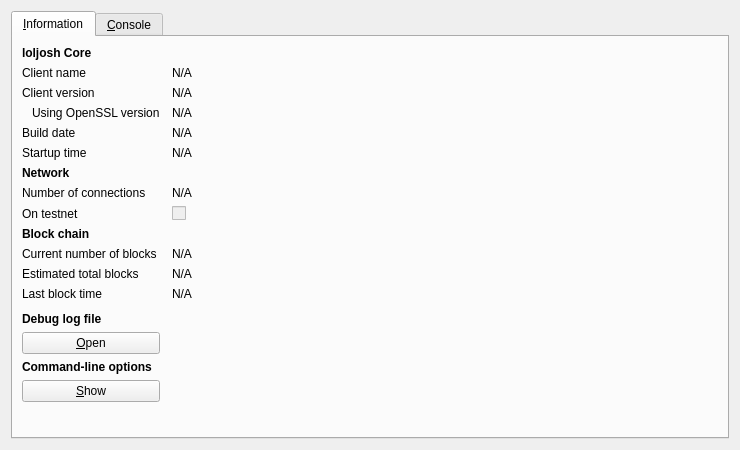
<?xml version="1.0" encoding="UTF-8"?>
<ui version="4.0">
 <class>RPCConsole</class>
 <widget class="QDialog" name="RPCConsole">
  <property name="geometry">
   <rect>
    <x>0</x>
    <y>0</y>
    <width>740</width>
    <height>450</height>
   </rect>
  </property>
  <property name="windowTitle">
   <string>loljosh - Debug window</string>
  </property>
  <layout class="QVBoxLayout" name="verticalLayout_2">
   <item>
    <widget class="QTabWidget" name="tabWidget">
     <property name="currentIndex">
      <number>0</number>
     </property>
     <widget class="QWidget" name="tab_info">
      <attribute name="title">
       <string>&amp;Information</string>
      </attribute>
      <layout class="QGridLayout" name="gridLayout" columnstretch="0,1">
       <property name="horizontalSpacing">
        <number>12</number>
       </property>
       <item row="0" column="0">
        <widget class="QLabel" name="label_9">
         <property name="font">
          <font>
           <weight>75</weight>
           <bold>true</bold>
          </font>
         </property>
         <property name="text">
          <string>loljosh Core</string>
         </property>
        </widget>
       </item>
       <item row="1" column="0">
        <widget class="QLabel" name="label_5">
         <property name="text">
          <string>Client name</string>
         </property>
        </widget>
       </item>
       <item row="1" column="1">
        <widget class="QLabel" name="clientName">
         <property name="cursor">
          <cursorShape>IBeamCursor</cursorShape>
         </property>
         <property name="text">
          <string>N/A</string>
         </property>
         <property name="textFormat">
          <enum>Qt::PlainText</enum>
         </property>
         <property name="textInteractionFlags">
          <set>Qt::LinksAccessibleByMouse|Qt::TextSelectableByKeyboard|Qt::TextSelectableByMouse</set>
         </property>
        </widget>
       </item>
       <item row="2" column="0">
        <widget class="QLabel" name="label_6">
         <property name="text">
          <string>Client version</string>
         </property>
        </widget>
       </item>
       <item row="2" column="1">
        <widget class="QLabel" name="clientVersion">
         <property name="cursor">
          <cursorShape>IBeamCursor</cursorShape>
         </property>
         <property name="text">
          <string>N/A</string>
         </property>
         <property name="textFormat">
          <enum>Qt::PlainText</enum>
         </property>
         <property name="textInteractionFlags">
          <set>Qt::LinksAccessibleByMouse|Qt::TextSelectableByKeyboard|Qt::TextSelectableByMouse</set>
         </property>
        </widget>
       </item>
       <item row="3" column="0">
        <widget class="QLabel" name="label_14">
         <property name="text">
          <string>Using OpenSSL version</string>
         </property>
         <property name="indent">
          <number>10</number>
         </property>
        </widget>
       </item>
       <item row="3" column="1">
        <widget class="QLabel" name="openSSLVersion">
         <property name="cursor">
          <cursorShape>IBeamCursor</cursorShape>
         </property>
         <property name="text">
          <string>N/A</string>
         </property>
         <property name="textFormat">
          <enum>Qt::PlainText</enum>
         </property>
         <property name="textInteractionFlags">
          <set>Qt::LinksAccessibleByMouse|Qt::TextSelectableByKeyboard|Qt::TextSelectableByMouse</set>
         </property>
        </widget>
       </item>
       <item row="4" column="0">
        <widget class="QLabel" name="label_12">
         <property name="text">
          <string>Build date</string>
         </property>
        </widget>
       </item>
       <item row="4" column="1">
        <widget class="QLabel" name="buildDate">
         <property name="cursor">
          <cursorShape>IBeamCursor</cursorShape>
         </property>
         <property name="text">
          <string>N/A</string>
         </property>
         <property name="textFormat">
          <enum>Qt::PlainText</enum>
         </property>
         <property name="textInteractionFlags">
          <set>Qt::LinksAccessibleByMouse|Qt::TextSelectableByKeyboard|Qt::TextSelectableByMouse</set>
         </property>
        </widget>
       </item>
       <item row="5" column="0">
        <widget class="QLabel" name="label_13">
         <property name="text">
          <string>Startup time</string>
         </property>
        </widget>
       </item>
       <item row="5" column="1">
        <widget class="QLabel" name="startupTime">
         <property name="cursor">
          <cursorShape>IBeamCursor</cursorShape>
         </property>
         <property name="text">
          <string>N/A</string>
         </property>
         <property name="textFormat">
          <enum>Qt::PlainText</enum>
         </property>
         <property name="textInteractionFlags">
          <set>Qt::LinksAccessibleByMouse|Qt::TextSelectableByKeyboard|Qt::TextSelectableByMouse</set>
         </property>
        </widget>
       </item>
       <item row="6" column="0">
        <widget class="QLabel" name="label_11">
         <property name="font">
          <font>
           <weight>75</weight>
           <bold>true</bold>
          </font>
         </property>
         <property name="text">
          <string>Network</string>
         </property>
        </widget>
       </item>
       <item row="7" column="0">
        <widget class="QLabel" name="label_7">
         <property name="text">
          <string>Number of connections</string>
         </property>
        </widget>
       </item>
       <item row="7" column="1">
        <widget class="QLabel" name="numberOfConnections">
         <property name="cursor">
          <cursorShape>IBeamCursor</cursorShape>
         </property>
         <property name="text">
          <string>N/A</string>
         </property>
         <property name="textFormat">
          <enum>Qt::PlainText</enum>
         </property>
         <property name="textInteractionFlags">
          <set>Qt::LinksAccessibleByMouse|Qt::TextSelectableByKeyboard|Qt::TextSelectableByMouse</set>
         </property>
        </widget>
       </item>
       <item row="8" column="0">
        <widget class="QLabel" name="label_8">
         <property name="text">
          <string>On testnet</string>
         </property>
        </widget>
       </item>
       <item row="8" column="1">
        <widget class="QCheckBox" name="isTestNet">
         <property name="enabled">
          <bool>false</bool>
         </property>
         <property name="text">
          <string/>
         </property>
        </widget>
       </item>
       <item row="9" column="0">
        <widget class="QLabel" name="label_10">
         <property name="font">
          <font>
           <weight>75</weight>
           <bold>true</bold>
          </font>
         </property>
         <property name="text">
          <string>Block chain</string>
         </property>
        </widget>
       </item>
       <item row="10" column="0">
        <widget class="QLabel" name="label_3">
         <property name="text">
          <string>Current number of blocks</string>
         </property>
        </widget>
       </item>
       <item row="10" column="1">
        <widget class="QLabel" name="numberOfBlocks">
         <property name="cursor">
          <cursorShape>IBeamCursor</cursorShape>
         </property>
         <property name="text">
          <string>N/A</string>
         </property>
         <property name="textFormat">
          <enum>Qt::PlainText</enum>
         </property>
         <property name="textInteractionFlags">
          <set>Qt::LinksAccessibleByMouse|Qt::TextSelectableByKeyboard|Qt::TextSelectableByMouse</set>
         </property>
        </widget>
       </item>
       <item row="11" column="0">
        <widget class="QLabel" name="label_4">
         <property name="text">
          <string>Estimated total blocks</string>
         </property>
        </widget>
       </item>
       <item row="11" column="1">
        <widget class="QLabel" name="totalBlocks">
         <property name="cursor">
          <cursorShape>IBeamCursor</cursorShape>
         </property>
         <property name="text">
          <string>N/A</string>
         </property>
         <property name="textFormat">
          <enum>Qt::PlainText</enum>
         </property>
         <property name="textInteractionFlags">
          <set>Qt::LinksAccessibleByMouse|Qt::TextSelectableByKeyboard|Qt::TextSelectableByMouse</set>
         </property>
        </widget>
       </item>
       <item row="12" column="0">
        <widget class="QLabel" name="label_2">
         <property name="text">
          <string>Last block time</string>
         </property>
        </widget>
       </item>
       <item row="12" column="1">
        <widget class="QLabel" name="lastBlockTime">
         <property name="cursor">
          <cursorShape>IBeamCursor</cursorShape>
         </property>
         <property name="text">
          <string>N/A</string>
         </property>
         <property name="textFormat">
          <enum>Qt::PlainText</enum>
         </property>
         <property name="textInteractionFlags">
          <set>Qt::LinksAccessibleByMouse|Qt::TextSelectableByKeyboard|Qt::TextSelectableByMouse</set>
         </property>
        </widget>
       </item>
       <item row="13" column="0">
        <spacer name="verticalSpacer_2">
         <property name="orientation">
          <enum>Qt::Vertical</enum>
         </property>
         <property name="sizeHint" stdset="0">
          <size>
           <width>20</width>
           <height>20</height>
          </size>
         </property>
        </spacer>
       </item>
       <item row="14" column="0">
        <widget class="QLabel" name="labelDebugLogfile">
         <property name="font">
          <font>
           <weight>75</weight>
           <bold>true</bold>
          </font>
         </property>
         <property name="text">
          <string>Debug log file</string>
         </property>
        </widget>
       </item>
       <item row="15" column="0">
        <widget class="QPushButton" name="openDebugLogfileButton">
         <property name="toolTip">
          <string>Open the loljosh debug log file from the current data directory. This can take a few seconds for large log files.</string>
         </property>
         <property name="text">
          <string>&amp;Open</string>
         </property>
         <property name="autoDefault">
          <bool>false</bool>
         </property>
        </widget>
       </item>
       <item row="16" column="0">
        <widget class="QLabel" name="labelCLOptions">
         <property name="font">
          <font>
           <weight>75</weight>
           <bold>true</bold>
          </font>
         </property>
         <property name="text">
          <string>Command-line options</string>
         </property>
        </widget>
       </item>
       <item row="17" column="0">
        <widget class="QPushButton" name="showCLOptionsButton">
         <property name="toolTip">
          <string>Show the loljosh-Qt help message to get a list with possible loljosh command-line options.</string>
         </property>
         <property name="text">
          <string>&amp;Show</string>
         </property>
         <property name="autoDefault">
          <bool>false</bool>
         </property>
        </widget>
       </item>
       <item row="18" column="0">
        <spacer name="verticalSpacer">
         <property name="orientation">
          <enum>Qt::Vertical</enum>
         </property>
         <property name="sizeHint" stdset="0">
          <size>
           <width>20</width>
           <height>40</height>
          </size>
         </property>
        </spacer>
       </item>
      </layout>
     </widget>
     <widget class="QWidget" name="tab_console">
      <attribute name="title">
       <string>&amp;Console</string>
      </attribute>
      <layout class="QVBoxLayout" name="verticalLayout_3">
       <property name="spacing">
        <number>3</number>
       </property>
       <item>
        <widget class="QTextEdit" name="messagesWidget">
         <property name="minimumSize">
          <size>
           <width>0</width>
           <height>100</height>
          </size>
         </property>
         <property name="readOnly">
          <bool>true</bool>
         </property>
         <property name="tabKeyNavigation" stdset="0">
          <bool>false</bool>
         </property>
         <property name="columnCount" stdset="0">
          <number>2</number>
         </property>
        </widget>
       </item>
       <item>
        <layout class="QHBoxLayout" name="horizontalLayout">
         <property name="spacing">
          <number>3</number>
         </property>
         <item>
          <widget class="QLabel" name="label">
           <property name="text">
            <string notr="true">&gt;</string>
           </property>
          </widget>
         </item>
         <item>
          <widget class="QLineEdit" name="lineEdit"/>
         </item>
         <item>
          <widget class="QPushButton" name="clearButton">
           <property name="maximumSize">
            <size>
             <width>24</width>
             <height>24</height>
            </size>
           </property>
           <property name="toolTip">
            <string>Clear console</string>
           </property>
           <property name="text">
            <string/>
           </property>
           <property name="icon">
            <iconset resource="../bitcoin.qrc">
             <normaloff>:/icons/remove</normaloff>:/icons/remove</iconset>
           </property>
           <property name="shortcut">
            <string notr="true">Ctrl+L</string>
           </property>
           <property name="autoDefault">
            <bool>false</bool>
           </property>
          </widget>
         </item>
        </layout>
       </item>
      </layout>
     </widget>
    </widget>
   </item>
  </layout>
 </widget>
 <resources>
  <include location="../bitcoin.qrc"/>
 </resources>
 <connections/>
</ui>
